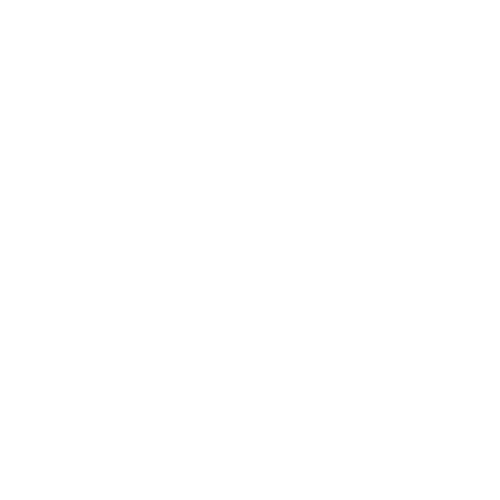
Frame 1 (no input)
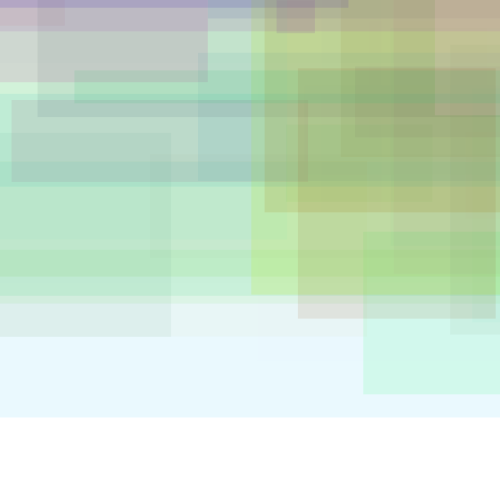
Frame 60 (the mouse pressed at the canvas centre just before this capture)
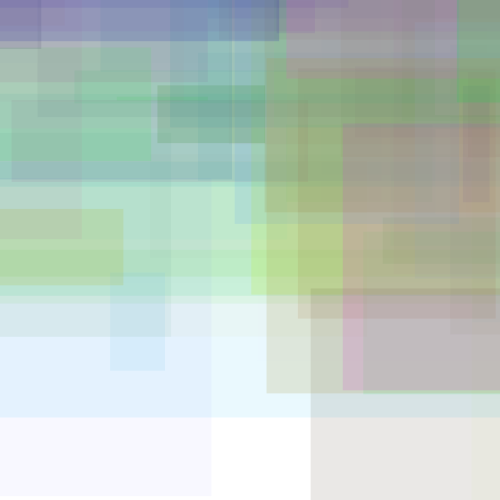
Frame 120 (the mouse held since frame 60 and released just before this capture)

The Processing sketch that drew these frames (run headless with seeded random() and noise(); from frame 60 on, the mouse is pressed at the canvas centre):

// Processing sketch: processing_107431
// ── processing_107431.pde

void setup()
{
  size(500,500);
  background(255,255,255,0);
  frameRate(10);
}

void draw()
{
  translate(random(300), random(200)-400);
  randomRect();

  
}

void randomRect()
{
      noStroke();
      fill(random(255), random(255), random(255), random(50));
    rect(random(width+500)-500, random(height), random(1000), random(400));
  }
